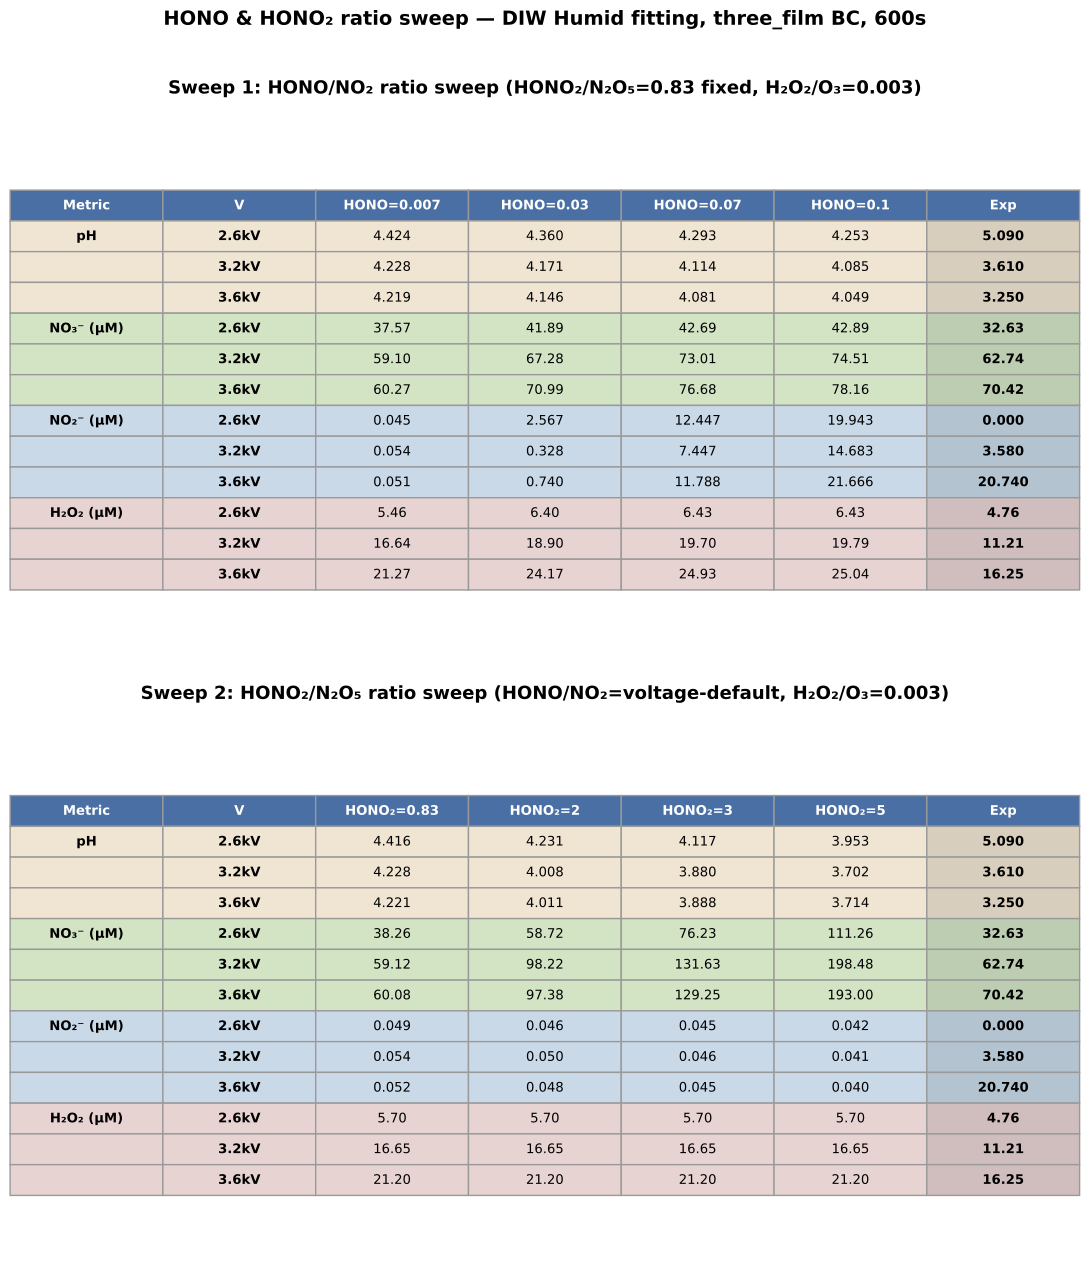

Reproduce this figure in Python.
#!/usr/bin/env python3
"""HONO/NO2 + HONO2/N2O5 sweep 결과 테이블 figure 생성.

각 sweep별 4 metric (pH, NO3-, NO2-, H2O2) × 3 voltage × 4 ratio = 12 sim.
총 24 sim 결과를 8개 테이블로 시각화.
Output: hono_hono2_sweep_tables.{png,pdf}
"""
from pathlib import Path
import matplotlib.pyplot as plt
import numpy as np
from matplotlib.patches import Rectangle

# ─────────────────────────────────────────────────────────────
# Sweep 결과 데이터 (2026-04-23 실측)
# ─────────────────────────────────────────────────────────────

HONO_RATIOS = [0.007, 0.030, 0.070, 0.100]
HONO2_RATIOS = [0.83, 2.00, 3.00, 5.00]
VOLTAGES = ['2.6kV', '3.2kV', '3.6kV']

# Sweep 1: HONO/NO2 (HONO2=0.83, H2O2/O3=0.003 고정)
SWEEP1 = {
    'pH': {
        '2.6kV': [4.424, 4.360, 4.293, 4.253],
        '3.2kV': [4.228, 4.171, 4.114, 4.085],
        '3.6kV': [4.219, 4.146, 4.081, 4.049],
    },
    'NO3': {
        '2.6kV': [37.57, 41.89, 42.69, 42.89],
        '3.2kV': [59.10, 67.28, 73.01, 74.51],
        '3.6kV': [60.27, 70.99, 76.68, 78.16],
    },
    'NO2': {
        '2.6kV': [0.045, 2.567, 12.447, 19.943],
        '3.2kV': [0.054, 0.328, 7.447, 14.683],
        '3.6kV': [0.051, 0.740, 11.788, 21.666],
    },
    'H2O2': {
        '2.6kV': [5.46, 6.40, 6.43, 6.43],
        '3.2kV': [16.64, 18.90, 19.70, 19.79],
        '3.6kV': [21.27, 24.17, 24.93, 25.04],
    },
}

# Sweep 2: HONO2/N2O5 (HONO=voltage-default, H2O2/O3=0.003 고정)
SWEEP2 = {
    'pH': {
        '2.6kV': [4.416, 4.231, 4.117, 3.953],
        '3.2kV': [4.228, 4.008, 3.880, 3.702],
        '3.6kV': [4.221, 4.011, 3.888, 3.714],
    },
    'NO3': {
        '2.6kV': [38.26, 58.72, 76.23, 111.26],
        '3.2kV': [59.12, 98.22, 131.63, 198.48],
        '3.6kV': [60.08, 97.38, 129.25, 193.00],
    },
    'NO2': {
        '2.6kV': [0.049, 0.046, 0.045, 0.042],
        '3.2kV': [0.054, 0.050, 0.046, 0.041],
        '3.6kV': [0.052, 0.048, 0.045, 0.040],
    },
    'H2O2': {
        '2.6kV': [5.70, 5.70, 5.70, 5.70],
        '3.2kV': [16.65, 16.65, 16.65, 16.65],
        '3.6kV': [21.20, 21.20, 21.20, 21.20],
    },
}

EXP = {
    '2.6kV': {'pH': 5.09, 'NO3': 32.63, 'NO2': 0.00,  'H2O2':  4.76},
    '3.2kV': {'pH': 3.61, 'NO3': 62.74, 'NO2': 3.58,  'H2O2': 11.21},
    '3.6kV': {'pH': 3.25, 'NO3': 70.42, 'NO2': 20.74, 'H2O2': 16.25},
}

METRIC_LABELS = {
    'pH':   'pH',
    'NO3':  'NO₃⁻ (µM)',
    'NO2':  'NO₂⁻ (µM)',
    'H2O2': 'H₂O₂ (µM)',
}


def fmt(x, metric):
    if metric == 'pH':
        return f'{x:.3f}'
    elif metric in ('NO3', 'H2O2'):
        return f'{x:.2f}'
    else:  # NO2
        return f'{x:.3f}'


METRIC_ORDER = ['pH', 'NO3', 'NO2', 'H2O2']


def draw_unified(ax, sweep_data, ratios, ratio_name, title,
                 metric_group_colors=None):
    """한 sweep을 통합 테이블로 그림.
    Rows: metric × voltage (12 rows = 4 metrics × 3 voltages)
    Cols: [Metric, V] + 4 ratios + Exp
    """
    ax.axis('off')

    if metric_group_colors is None:
        metric_group_colors = {
            'pH':   '#f0e5d3',
            'NO3':  '#d3e4c5',
            'NO2':  '#c9d9e8',
            'H2O2': '#e8d3d3',
        }

    col_labels = ['Metric', 'V'] + [f'{ratio_name}={r:g}' for r in ratios] + ['Exp']
    cell_text = []
    row_metric_map = []  # (row_index, metric) for coloring
    for metric in METRIC_ORDER:
        for j, v in enumerate(VOLTAGES):
            metric_label = METRIC_LABELS[metric] if j == 0 else ''
            row = [metric_label, v]
            row.extend(fmt(sweep_data[metric][v][i], metric)
                       for i in range(len(ratios)))
            row.append(fmt(EXP[v][metric], metric))
            cell_text.append(row)
            row_metric_map.append(metric)

    tbl = ax.table(
        cellText=cell_text,
        colLabels=col_labels,
        loc='center',
        cellLoc='center',
        colLoc='center',
    )
    tbl.auto_set_font_size(False)
    tbl.set_fontsize(9.5)
    tbl.scale(1.0, 1.5)

    n_cols = len(col_labels)
    n_data_rows = len(cell_text)

    for (row, col), cell in tbl.get_celld().items():
        cell.set_edgecolor('#999')
        if row == 0:
            cell.set_facecolor('#4a6fa5')
            cell.set_text_props(color='white', weight='bold')
        else:
            m = row_metric_map[row - 1]
            # Metric-group tinted rows
            cell.set_facecolor(metric_group_colors[m])
            # First column (Metric label) & second (V) bolded
            if col in (0, 1):
                cell.set_text_props(weight='bold')
            # Exp column darker shade of same tint + bold
            if col == n_cols - 1:
                cell.set_text_props(weight='bold')
                # slightly darker by mixing with gray
                base = metric_group_colors[m]
                cell.set_facecolor(_darken(base, 0.1))

    ax.set_title(title, fontsize=13, weight='bold', pad=12)


def _darken(hex_color, factor=0.1):
    """Darken hex color by given factor (0-1)."""
    h = hex_color.lstrip('#')
    r, g, b = int(h[:2], 16), int(h[2:4], 16), int(h[4:], 16)
    r = int(r * (1 - factor))
    g = int(g * (1 - factor))
    b = int(b * (1 - factor))
    return f'#{r:02x}{g:02x}{b:02x}'


def main():
    fig, axes = plt.subplots(2, 1, figsize=(11, 13))

    draw_unified(
        axes[0], SWEEP1, HONO_RATIOS, 'HONO',
        title='Sweep 1: HONO/NO₂ ratio sweep '
              '(HONO₂/N₂O₅=0.83 fixed, H₂O₂/O₃=0.003)',
    )
    draw_unified(
        axes[1], SWEEP2, HONO2_RATIOS, 'HONO₂',
        title='Sweep 2: HONO₂/N₂O₅ ratio sweep '
              '(HONO/NO₂=voltage-default, H₂O₂/O₃=0.003)',
    )

    fig.suptitle(
        'HONO & HONO₂ ratio sweep — DIW Humid fitting, three_film BC, 600s',
        fontsize=14, weight='bold', y=0.995,
    )

    fig.tight_layout(rect=[0, 0.01, 1, 0.98])

    out_dir = Path(__file__).parent
    for ext in ('png', 'pdf'):
        p = out_dir / f'hono_hono2_sweep_tables.{ext}'
        fig.savefig(p, dpi=200 if ext == 'png' else None, bbox_inches='tight')
        print(f'Saved: {p}')


if __name__ == '__main__':
    main()
